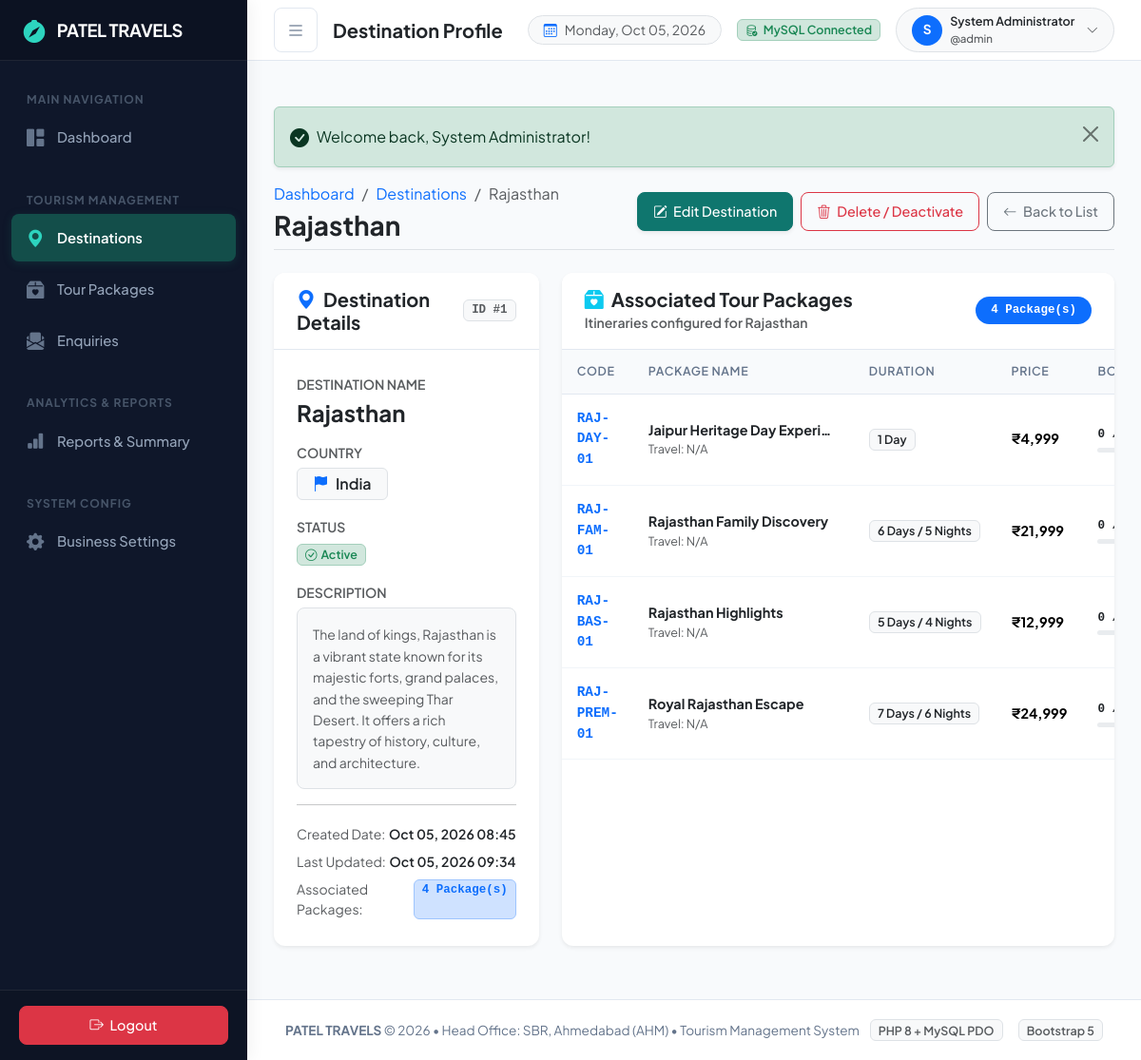
Screenshot of /admin/destinations/view.php?id=1 (signed in) with the database file from the repository.
### tables this page shows
CREATE TABLE `destinations` (
  `destination_id` int(11) NOT NULL AUTO_INCREMENT,
  `destination_name` varchar(100) NOT NULL,
  `slug` varchar(150) DEFAULT NULL,
  `seo_title` varchar(255) DEFAULT NULL,
  `seo_description` text DEFAULT NULL,
  `country` varchar(100) NOT NULL,
  `state` varchar(100) DEFAULT NULL,
  `description` text DEFAULT NULL,
  `best_season` varchar(150) DEFAULT NULL,
  `image` varchar(255) DEFAULT NULL,
  `featured` tinyint(1) DEFAULT 0,
  `status` enum('active','inactive') DEFAULT 'active',
  `created_at` datetime DEFAULT current_timestamp(),
  `updated_at` datetime DEFAULT current_timestamp() ON UPDATE current_timestamp(),
  PRIMARY KEY (`destination_id`),
  KEY `idx_destination_status` (`status`)
);

CREATE TABLE `packages` (
  `package_id` int(11) NOT NULL AUTO_INCREMENT,
  `package_code` varchar(50) NOT NULL,
  `package_name` varchar(150) NOT NULL,
  `slug` varchar(150) DEFAULT NULL,
  `seo_title` varchar(255) DEFAULT NULL,
  `seo_description` text DEFAULT NULL,
  `best_time` varchar(150) DEFAULT NULL,
  `destination_id` int(11) NOT NULL,
  `plan_type` varchar(50) DEFAULT 'Custom',
  `duration` varchar(50) NOT NULL,
  `duration_days` int(11) DEFAULT 0,
  `price` decimal(10,2) NOT NULL,
  `price_type` varchar(50) DEFAULT 'Per Person',
  `price_note` varchar(255) DEFAULT 'Final quote depends on dates, accommodation, group size and selected services.',
  `maximum_capacity` int(11) NOT NULL DEFAULT 20,
  `travel_date` date DEFAULT NULL,
  `description` text DEFAULT NULL,
  `included_services` text DEFAULT NULL,
  `excluded_services` text DEFAULT NULL,
  `image` varchar(255) DEFAULT NULL,
  `featured` tinyint(1) DEFAULT 0,
  `display_order` int(11) DEFAULT 0,
  `status` enum('active','inactive','sold_out') DEFAULT 'active',
  `created_at` datetime DEFAULT current_timestamp(),
  `updated_at` datetime DEFAULT current_timestamp() ON UPDATE current_timestamp(),
  PRIMARY KEY (`package_id`),
  UNIQUE KEY `package_code` (`package_code`),
  KEY `idx_package_destination` (`destination_id`),
  KEY `idx_package_status` (`status`),
  CONSTRAINT `fk_packages_destination` FOREIGN KEY (`destination_id`) REFERENCES `destinations` (`destination_id`) ON UPDATE CASCADE
);

### admin/destinations/view.php (the view, shortened to what this page needs)
<?php
require_once __DIR__ . '/../../includes/auth.php';
$pdo = getDBConnection();
$id = (int)($_GET['id'] ?? 0);
try {
    $stmt = $pdo->prepare('SELECT * FROM destinations WHERE destination_id = :id');
    $stmt->execute([':id' => $id]);
    $destination = $stmt->fetch();
    $stmtPackages = $pdo->prepare('
        SELECT p.package_id, p.package_code, p.package_name, p.duration, p.price,
               p.maximum_capacity, p.travel_date, p.status, p.created_at,
               COALESCE(SUM(CASE WHEN r.status IN ("confirmed", "pending") THEN r.number_of_travelers ELSE 0 END), 0) AS booked_count
        FROM packages p
        LEFT JOIN reservations r ON p.package_id = r.package_id
        WHERE p.destination_id = :id
        GROUP BY p.package_id, p.package_code, p.package_name, p.duration, p.price,
                 p.maximum_capacity, p.travel_date, p.status, p.created_at
        ORDER BY p.package_name ASC
    ');
    $stmtPackages->execute([':id' => $id]);
    $packages = $stmtPackages->fetchAll();
    $packageCount = count($packages);
} catch (PDOException $e) {
    set_flash_message('danger', 'Database query error: ' . $e->getMessage());
    header('Location: ' . url('admin/destinations/index.php'));
    exit;
}
require_once __DIR__ . '/../../includes/header.php';
require_once __DIR__ . '/../../includes/sidebar.php';
require_once __DIR__ . '/../../includes/navbar.php';
?>
<div class="container-fluid p-0">
    <div class="d-flex flex-column flex-md-row align-items-md-center justify-content-between mb-4 pb-2 border-bottom">
        <div>
            <nav aria-label="breadcrumb">
                <ol class="breadcrumb mb-1 small">
                    <li class="breadcrumb-item"><a href="<?= url('admin/dashboard.php') ?>" class="text-decoration-none">Dashboard</a></li>
                    <li class="breadcrumb-item"><a href="<?= url('admin/destinations/index.php') ?>" class="text-decoration-none">Destinations</a></li>
                    <li class="breadcrumb-item active" aria-current="page"><?= htmlspecialchars($destination['destination_name'], ENT_QUOTES, 'UTF-8') ?></li>
                </ol>
            </nav>
            <h3 class="fw-bold mb-0 text-dark"><?= htmlspecialchars($destination['destination_name'], ENT_QUOTES, 'UTF-8') ?></h3>
        </div>
        <div class="mt-3 mt-md-0 d-flex gap-2">
            <a href="<?= url('admin/destinations/edit.php?id=' . $id) ?>" class="btn btn-primary shadow-sm">
                <i class="bi bi-pencil-square me-1"></i> Edit Destination
            </a>
            <button type="button" class="btn btn-outline-danger" data-bs-toggle="modal" data-bs-target="#deleteModal">
                <i class="bi bi-trash3 me-1"></i> Delete / Deactivate
            </button>
            <a href="<?= url('admin/destinations/index.php') ?>" class="btn btn-outline-secondary">
                <i class="bi bi-arrow-left me-1"></i> Back to List
            </a>
        </div>
    </div>
    <div class="row g-4 mb-4">
        <div class="col-12 col-lg-4">
            <div class="card border-0 shadow-sm h-100">
                <div class="card-header bg-white py-3 d-flex align-items-center justify-content-between">
                    <h5 class="fw-bold mb-0 text-dark"><i class="bi bi-geo-alt-fill text-primary me-2"></i>Destination Details</h5>
                    <span class="badge bg-light text-muted border font-monospace">ID #<?= (int)$destination['destination_id'] ?></span>
                </div>
                <div class="card-body p-4">
                    <div class="mb-3">
                        <label class="text-muted small fw-semibold text-uppercase">Destination Name</label>
                        <h4 class="fw-bold text-dark mt-1"><?= htmlspecialchars($destination['destination_name'], ENT_QUOTES, 'UTF-8') ?></h4>
                    </div>
                    <div class="mb-3">
                        <label class="text-muted small fw-semibold text-uppercase">Country</label>
                        <div class="mt-1">
                            <span class="badge bg-light text-dark border fs-6 px-3 py-2">
                                <i class="bi bi-flag-fill text-primary me-2"></i><?= htmlspecialchars($destination['country'], ENT_QUOTES, 'UTF-8') ?>
                            </span>
                        </div>
                    </div>
                    <div class="mb-3">
                        <label class="text-muted small fw-semibold text-uppercase">Status</label>
                        <div class="mt-1">
                            <?= get_status_badge($destination['status']) ?>
                        </div>
                    </div>
                    <div class="mb-3">
                        <label class="text-muted small fw-semibold text-uppercase">Description</label>
                        <div class="p-3 bg-light rounded-3 text-muted small mt-1 border" style="line-height: 1.6;">
                            <?= !empty($destination['description']) ? nl2br(htmlspecialchars($destination['description'], ENT_QUOTES, 'UTF-8')) : '<em>No description provided for this destination.</em>' ?>
                        </div>
                    </div>
                    <hr class="my-3">
                    <div class="small text-muted">
                        <div class="d-flex justify-content-between py-1">
                            <span>Created Date:</span>
                            <span class="fw-semibold text-dark"><?= format_date($destination['created_at'], 'M d, Y H:i') ?></span>
                        </div>
                        <div class="d-flex justify-content-between py-1">
                            <span>Last Updated:</span>
                            <span class="fw-semibold text-dark"><?= format_date($destination['updated_at'] ?? $destination['created_at'], 'M d, Y H:i') ?></span>
                        </div>
                        <div class="d-flex justify-content-between py-1">
                            <span>Associated Packages:</span>
                            <span class="badge bg-primary-subtle text-primary border border-primary-subtle font-monospace px-2 py-1">
                                <?= $packageCount ?> Package(s)
                            </span>
                        </div>
                    </div>
                </div>
            </div>
        </div>
        <div class="col-12 col-lg-8">
            <div class="card border-0 shadow-sm h-100">
                <div class="card-header bg-white py-3 d-flex align-items-center justify-content-between">
                    <div>
                        <h5 class="fw-bold mb-0 text-dark"><i class="bi bi-box2-heart-fill text-info me-2"></i>Associated Tour Packages</h5>
                        <small class="text-muted">Itineraries configured for <?= htmlspecialchars($destination['destination_name'], ENT_QUOTES, 'UTF-8') ?></small>
                    </div>
                    <span class="badge bg-primary px-3 py-2 rounded-pill font-monospace"><?= $packageCount ?> Package(s)</span>
                </div>
                <div class="card-body p-0">
                    <?php if (empty($packages)): ?>
                        <div class="text-center py-5 px-3">
                            <div class="mb-3 text-muted">
                                <i class="bi bi-box-seam fs-1 d-block mb-2"></i>
                                <h6 class="fw-bold text-dark">No Tour Packages Linked</h6>
                                <p class="small text-muted col-md-8 mx-auto">
                                    There are currently no tour packages configured for this destination. This destination can be safely removed or kept active for future packages.
                                </p>
                            </div>
                            <a href="<?= url('admin/packages/index.php') ?>" class="btn btn-outline-primary btn-sm">
                                <i class="bi bi-box-seam me-1"></i> View Packages Catalog
                            </a>
                        </div>
                    <?php else: ?>
                        <div class="table-responsive">
                            <table class="table table-hover align-middle mb-0">
                                <thead>
                                    <tr>
                                        <th>Code</th>
                                        <th>Package Name</th>
                                        <th>Duration</th>
                                        <th>Price</th>
                                        <th>Booked / Cap</th>
                                    </tr>
                                </thead>
                                <tbody>
                                    <?php foreach ($packages as $pkg): ?>
                                        <?php
                                        $capacity = (int)$pkg['maximum_capacity'];
                                        $booked = (int)$pkg['booked_count'];
                                        ?>
                                        <tr>
                                            <td class="font-monospace fw-bold text-primary small">
                                                <?= htmlspecialchars($pkg['package_code'], ENT_QUOTES, 'UTF-8') ?>
                                            </td>
                                            <td>
                                                <div class="fw-bold text-dark text-truncate" style="max-width: 200px;" title="<?= htmlspecialchars($pkg['package_name'], ENT_QUOTES, 'UTF-8') ?>">
                                                    <?= htmlspecialchars($pkg['package_name'], ENT_QUOTES, 'UTF-8') ?>
                                                </div>
                                                <div class="text-muted small">
                                                    Travel: <?= format_date($pkg['travel_date']) ?>
                                                </div>
                                            </td>
                                            <td>
                                                <span class="badge bg-light text-dark border">
                                                    <?= htmlspecialchars($pkg['duration'], ENT_QUOTES, 'UTF-8') ?>
                                                </span>
                                            </td>
                                            <td class="fw-bold text-teal">
                                                <?= format_currency($pkg['price']) ?>
                                            </td>
                                            <td>
                                                <div class="small fw-semibold text-dark font-monospace mb-1">
                                                    <?= $booked ?> / <?= $capacity ?>
                                                </div>
                                                <div class="progress" style="height: 5px; width: 80px;">
                                                </div>
                                            </td>
                                        </tr>
                                    <?php endforeach; ?>
                                </tbody>
                            </table>
                        </div>
                    <?php endif; ?>
                </div>
            </div>
        </div>
    </div>
</div>
<?php
require_once __DIR__ . '/../../includes/footer.php';
?>

### includes/auth.php (shortened to what this page needs)
<?php
function url(string $path = ''): string
{
    $cleanPath = ltrim($path, '/');
    return BASE_PATH . '/' . $cleanPath;
}
function get_flash_message(): ?array
{
    if (isset($_SESSION['flash_message'])) {
        $msg = $_SESSION['flash_message'];
        return $msg;
    }
    return null;
}
function render_flash_message(): void
{
    $flash = get_flash_message();
    $type = htmlspecialchars($flash['type'], ENT_QUOTES, 'UTF-8');
    $message = htmlspecialchars($flash['message'], ENT_QUOTES, 'UTF-8');
    $icon = match ($flash['type']) {
        'success' => 'bi-check-circle-fill',
        'danger'  => 'bi-exclamation-octagon-fill',
        'warning' => 'bi-exclamation-triangle-fill',
        default   => 'bi-info-circle-fill',
    };
    echo <<<HTML
    <div class="alert alert-{$type} alert-dismissible fade show d-flex align-items-center shadow-sm my-3" role="alert">
        <i class="bi {$icon} me-2 fs-5"></i>
        <div>{$message}</div>
        <button type="button" class="btn-close" data-bs-dismiss="alert" aria-label="Close"></button>
    </div>
HTML;
}
function format_currency(float|int|string $amount): string
{
    $amount = (float)$amount;
    $isNegative = $amount < 0;
    $amount = abs($amount);
    $parts = explode('.', number_format($amount, 2, '.', ''));
    $whole = $parts[0];
    $fraction = $parts[1];
    $last3 = substr($whole, -3);
    $rest = substr($whole, 0, -3);
    if ($rest != '') {
        $rest = preg_replace('/\B(?=(\d{2})+(?!\d))/', ',', $rest) . ',';
    }
    $formatted = $rest . $last3;
    if ($fraction === '00') {
        return '₹' . $formatted;
    }
    return '₹' . $formatted . '.' . $fraction;
}
function format_date(?string $dateStr, string $format = 'M d, Y'): string
{
    if (empty($dateStr)) {
        return 'N/A';
    }
    $timestamp = strtotime($dateStr);
    return $timestamp ? date($format, $timestamp) : 'N/A';
}
function get_status_badge(string $status): string
{
    $statusLower = strtolower(trim($status));
    return match ($statusLower) {
        'confirmed', 'active' => '<span class="badge bg-success-subtle text-success border border-success-subtle px-2 py-1"><i class="bi bi-check-circle me-1"></i>' . ucfirst($statusLower) . '</span>',
        'pending'             => '<span class="badge bg-warning-subtle text-warning-emphasis border border-warning-subtle px-2 py-1"><i class="bi bi-clock-history me-1"></i>' . ucfirst($statusLower) . '</span>',
        'cancelled', 'inactive' => '<span class="badge bg-danger-subtle text-danger border border-danger-subtle px-2 py-1"><i class="bi bi-x-circle me-1"></i>' . ucfirst($statusLower) . '</span>',
        'sold_out'            => '<span class="badge bg-secondary-subtle text-secondary border border-secondary-subtle px-2 py-1"><i class="bi bi-slash-circle me-1"></i>Sold Out</span>',
        default               => '<span class="badge bg-light text-dark border px-2 py-1">' . htmlspecialchars(ucfirst($status), ENT_QUOTES, 'UTF-8') . '</span>',
    };
}

### rows the page displays
destinations: destination_name "Rajasthan", destination_id "1", country "India", status "Active", description "The land of kings, Rajasthan is a vibrant state known for its majestic forts, grand palaces, and the sweeping Thar Desert. It offers a rich tapestry of history, culture, and architecture.", created_at "Oct 05, 2026 08:45", updated_at "Oct 05, 2026 09:34"
packages: package_code "RAJ-DAY-01", package_name "Jaipur Heritage Day Experi…", travel_date "N/A", duration "1 Day", price "₹4,999", booked "0"
packages: package_code "RAJ-FAM-01", package_name "Rajasthan Family Discovery", travel_date "N/A", duration "6 Days / 5 Nights", price "₹21,999", booked "0"
packages: package_code "RAJ-BAS-01", package_name "Rajasthan Highlights", travel_date "N/A", duration "5 Days / 4 Nights", price "₹12,999", booked "0"
packages: package_code "RAJ-PREM-01", package_name "Royal Rajasthan Escape", travel_date "N/A", duration "7 Days / 6 Nights", price "₹24,999", booked "0"

### other values shown
$navTitle "Destination Profile"
substr($adminName, 0, 1) "S"
$adminName "System Administrator"
$adminUser "admin"
$message "Welcome back, System Administrator!"
$packageCount "4"
